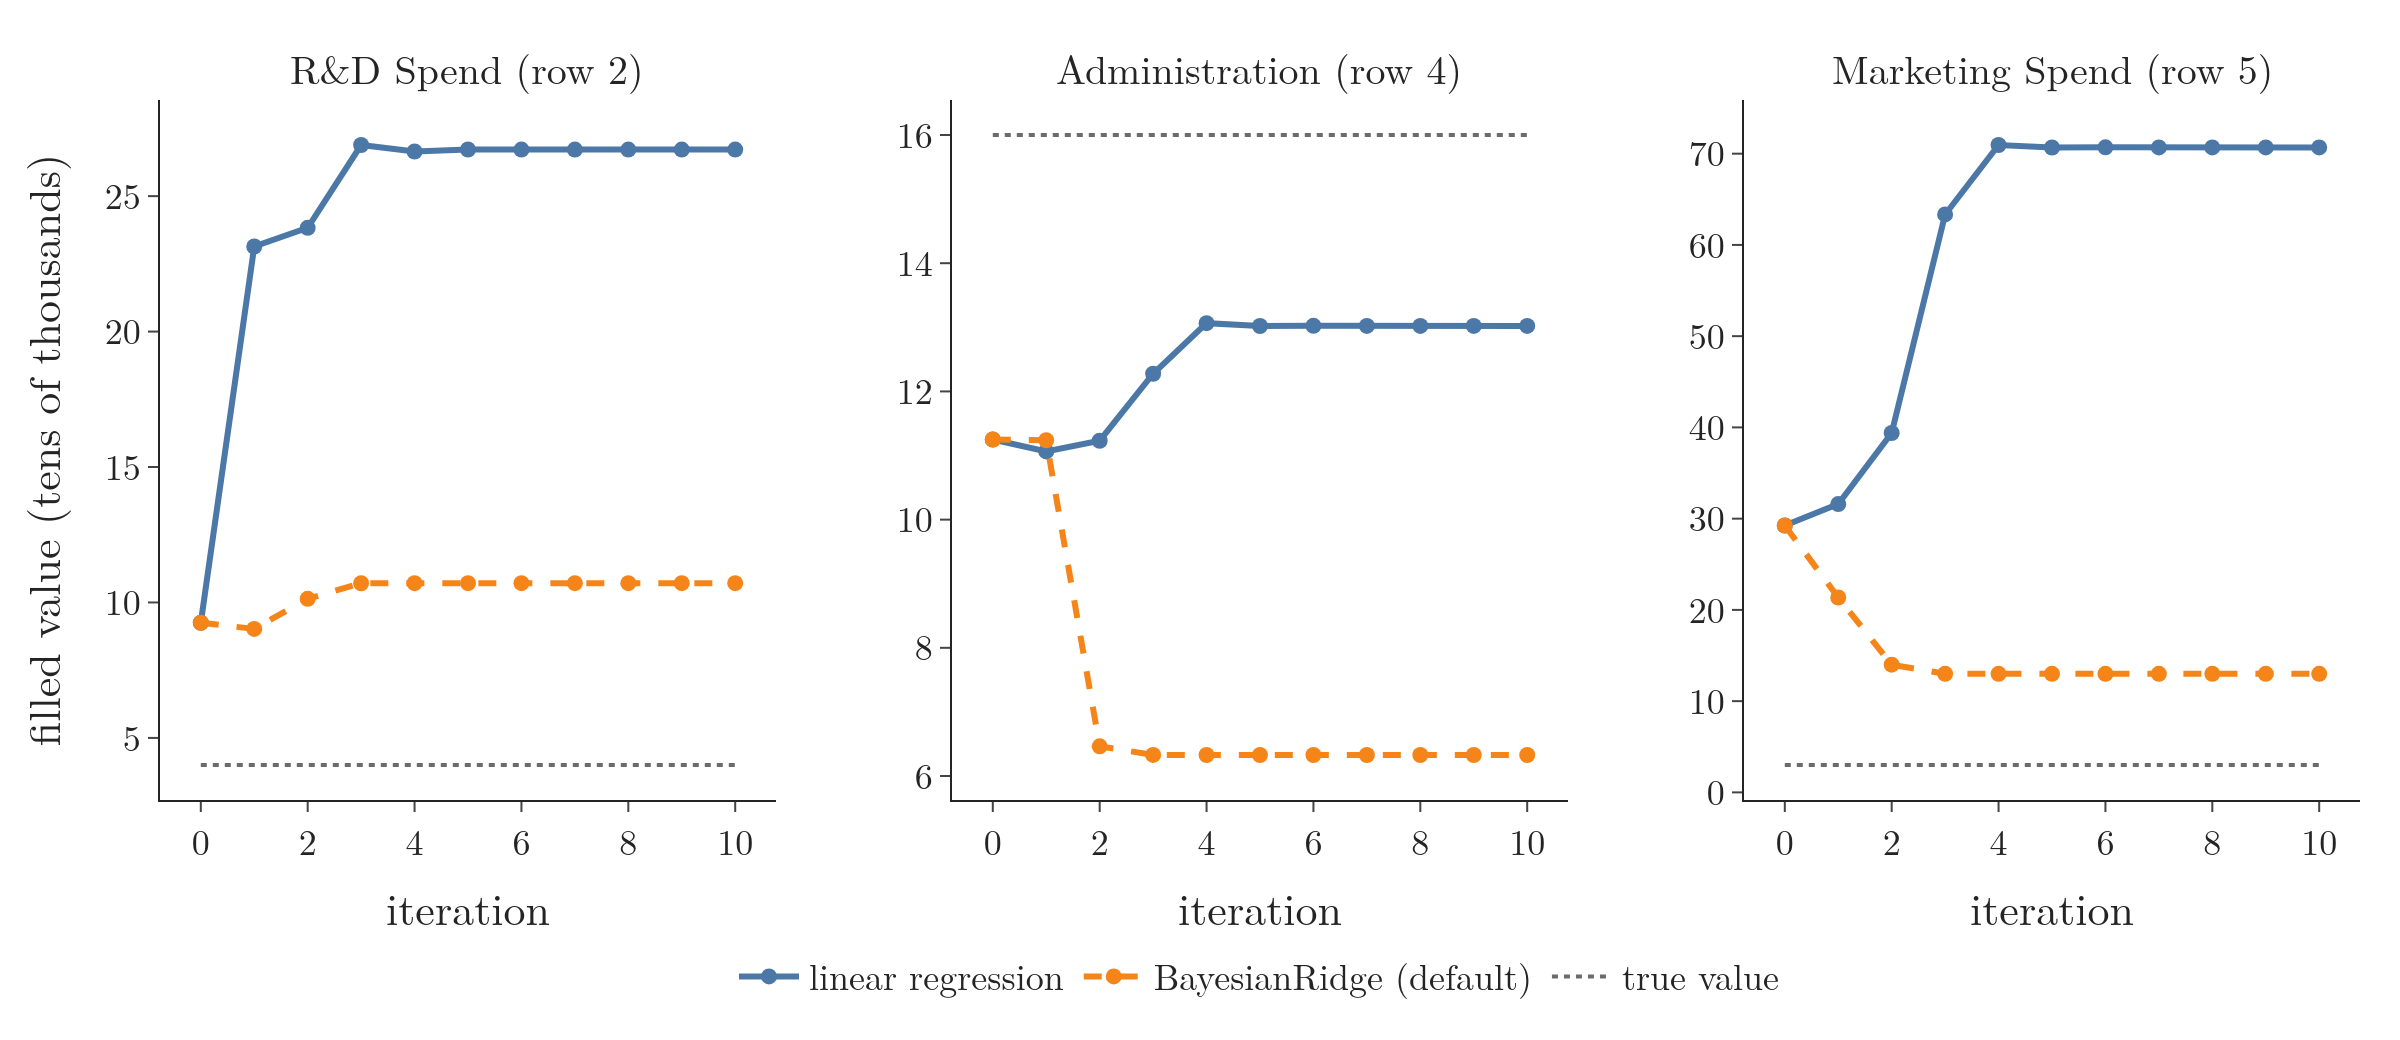

The Python source for this figure:
"""Plotly chart for Note 40: the three fill values after each iteration (linear regression and BayesianRidge),
with the true hidden values. Run: python convergence.py -> convergence.png, convergence.pdf"""
import warnings
from pathlib import Path

import numpy as np
import pandas as pd
import plotly.graph_objects as go
from plotly.subplots import make_subplots
from sklearn.experimental import enable_iterative_imputer  # noqa: F401
from sklearn.impute import IterativeImputer
from sklearn.linear_model import LinearRegression

warnings.filterwarnings("ignore")   # "early stopping criterion not reached": we stop on purpose at each max_iter
here = Path(__file__).parent
BLUE, ORANGE, GREY = "#4C78A8", "#F58518", "#6B6B6B"

# the 5-row toy table, built exactly as in the Notebook
df = np.round(pd.read_csv(here.parent / "data" / "50_Startups.csv")
              [["R&D Spend", "Administration", "Marketing Spend"]] / 10000)
df = df.sample(5, random_state=np.random.RandomState(9)).reset_index(drop=True)
truth = [df.iloc[1, 0], df.iloc[3, 1], df.iloc[4, 2]]
df.iloc[1, 0] = df.iloc[3, 1] = df.iloc[4, 2] = np.nan
rows, cols = [1, 3, 4], [0, 1, 2]


def fills(estimator, n):
    out = [df.fillna(df.mean()).values[rows, cols]]
    for m in range(1, n + 1):
        imp = IterativeImputer(estimator=estimator, max_iter=m, tol=0, random_state=0)
        out.append(imp.fit_transform(df)[rows, cols])
    return np.array(out)


its = list(range(11))
lin, bay = fills(LinearRegression(), 10), fills(None, 10)
names = ["R&D Spend (row 2)", "Administration (row 4)", "Marketing Spend (row 5)"]
fig = make_subplots(rows=1, cols=3, subplot_titles=names, horizontal_spacing=0.08)
for j in range(3):
    first = j == 0
    fig.add_trace(go.Scatter(x=its, y=lin[:, j], name="linear regression", showlegend=first, mode="lines+markers",
                             line=dict(color=BLUE, width=3), marker_size=8), row=1, col=j + 1)
    fig.add_trace(go.Scatter(x=its, y=bay[:, j], name="BayesianRidge (default)", showlegend=first,
                             mode="lines+markers", line=dict(color=ORANGE, width=3, dash="dash"), marker_size=8),
                  row=1, col=j + 1)
    fig.add_trace(go.Scatter(x=[0, 10], y=[truth[j]] * 2, name="true value", showlegend=first, mode="lines",
                             line=dict(color=GREY, width=2, dash="dot")), row=1, col=j + 1)
    fig.update_xaxes(title_text="iteration", dtick=2, row=1, col=j + 1)
fig.update_yaxes(title_text="filled value (tens of thousands)", row=1, col=1)
fig.update_annotations(font_size=20)
fig.update_layout(template="simple_white", width=1200, height=520, font=dict(family="Latin Modern Roman", size=18),
                  margin=dict(l=80, r=20, t=50, b=120),
                  legend=dict(orientation="h", x=0.5, xanchor="center", y=-0.2))
fig.write_image(here / "convergence.png", scale=2)
fig.write_image(here / "convergence.pdf")
print("LR", lin.round(2).tolist(), "\nBR", bay.round(2).tolist(), "\ntruth", truth)
